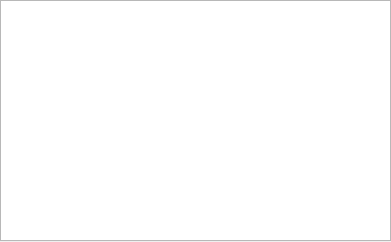
<?xml version="1.0" encoding="UTF-8"?>
<ui version="4.0">
 <class>MainWindow</class>
 <widget class="QMainWindow" name="MainWindow">
  <property name="geometry">
   <rect>
    <x>0</x>
    <y>0</y>
    <width>391</width>
    <height>242</height>
   </rect>
  </property>
  <property name="minimumSize">
   <size>
    <width>391</width>
    <height>242</height>
   </size>
  </property>
  <property name="maximumSize">
   <size>
    <width>391</width>
    <height>242</height>
   </size>
  </property>
  <property name="windowTitle">
   <string>MainWindow</string>
  </property>
  <widget class="QWidget" name="centralwidget">
   <widget class="QTextEdit" name="textEdit">
    <property name="geometry">
     <rect>
      <x>0</x>
      <y>0</y>
      <width>391</width>
      <height>241</height>
     </rect>
    </property>
    <property name="minimumSize">
     <size>
      <width>391</width>
      <height>0</height>
     </size>
    </property>
    <property name="lineWrapMode">
     <enum>QTextEdit::WidgetWidth</enum>
    </property>
    <property name="readOnly">
     <bool>false</bool>
    </property>
    <property name="html">
     <string>&lt;!DOCTYPE HTML PUBLIC &quot;-//W3C//DTD HTML 4.0//EN&quot; &quot;http://www.w3.org/TR/REC-html40/strict.dtd&quot;&gt;
&lt;html&gt;&lt;head&gt;&lt;meta name=&quot;qrichtext&quot; content=&quot;1&quot; /&gt;&lt;style type=&quot;text/css&quot;&gt;
p, li { white-space: pre-wrap; }
&lt;/style&gt;&lt;/head&gt;&lt;body style=&quot; font-family:'思源黑体 CN'; font-size:13pt; font-weight:504; font-style:normal;&quot;&gt;
&lt;p style=&quot;-qt-paragraph-type:empty; margin-top:0px; margin-bottom:0px; margin-left:0px; margin-right:0px; -qt-block-indent:0; text-indent:0px; font-size:25pt;&quot;&gt;&lt;br /&gt;&lt;/p&gt;&lt;/body&gt;&lt;/html&gt;</string>
    </property>
    <property name="cursorWidth">
     <number>1</number>
    </property>
   </widget>
  </widget>
 </widget>
 <resources/>
 <connections/>
</ui>
